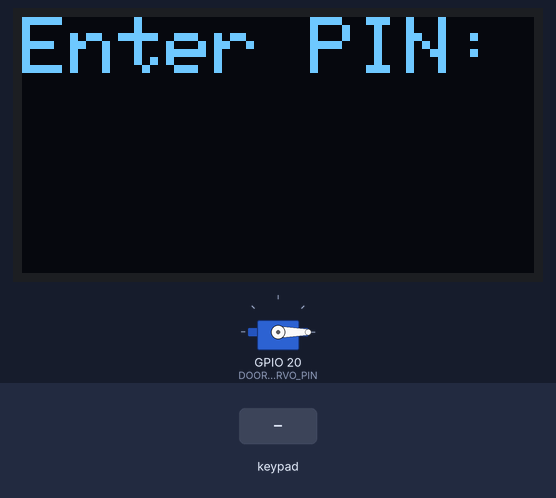
Bench run of a sketch on a simulated ESP32. Shown: servo, 128×64 one-colour display. Inputs (shaded band) come from the test bench.

Above: at 1.2 s.
1.3 s: keypad keys 7 8 9 0 # pressed 0.4 s apart
At 3.6 s:
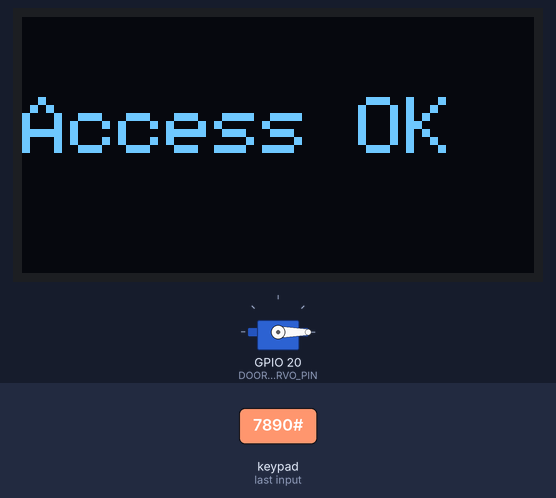
4.8 s: key '*' pressed
7.8 s: key '#' pressed
At 10.7 s:
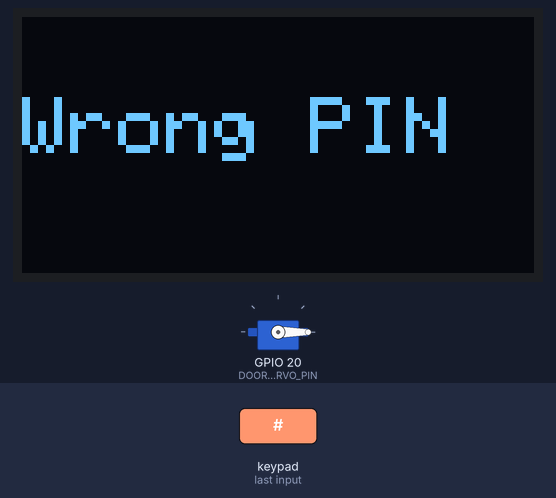
10.8 s: keypad keys 7 8 9 0 A pressed 0.4 s apart
At 13.5 s:
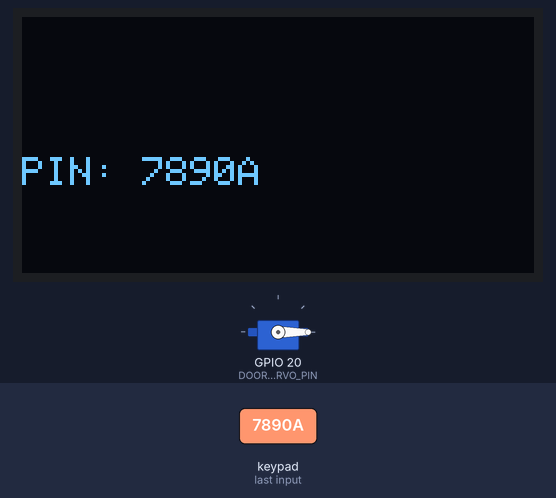
14.3 s: key 'A' pressed
At 14.7 s:
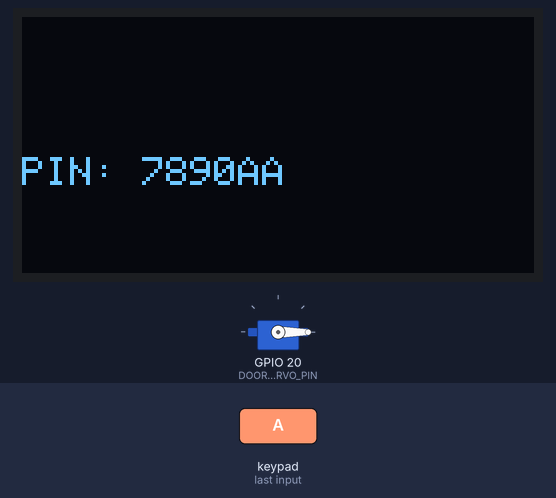
15.8 s: keypad keys 7 8 9 0 D pressed 0.4 s apart
At 18.5 s:
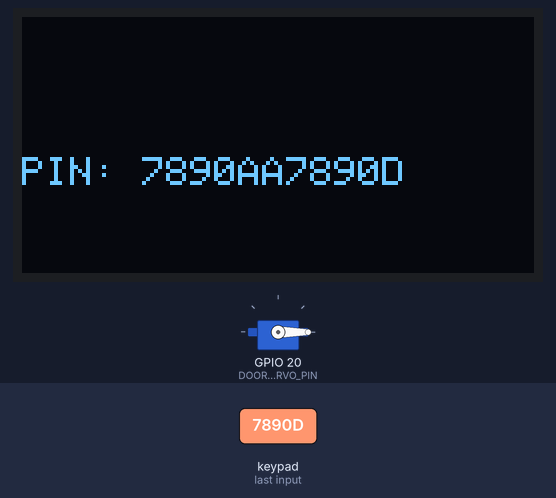
Timing chart, 0 to 20.0 s (numbered marks = the images above; inputs shaded):
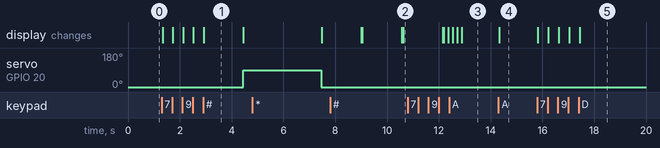

The sketch:

KeypadServoOled.ino
```cpp
#include <Wire.h>
#include <Adafruit_GFX.h>
#include <Adafruit_SSD1306.h>
#include <ESP32Servo.h>
#include <Keypad.h>

// ==== OLED Setup ====
#define SCREEN_WIDTH 128
#define SCREEN_HEIGHT 64
Adafruit_SSD1306 display(SCREEN_WIDTH, SCREEN_HEIGHT, &Wire, -1);

// ==== Keypad Setup ====
#define ROW_NUM     4
#define COLUMN_NUM  4
char keys[ROW_NUM][COLUMN_NUM] = {
  {'1', '4', '7', '*'},
  {'2', '5', '8', '0'},
  {'3', '6', '9', '#'},
  {'A', 'B', 'C', 'D'}
};
byte pin_rows[ROW_NUM] = {1, 10, 9, 11};
byte pin_column[COLUMN_NUM] = {12, 14, 21, 34};
Keypad keypad = Keypad(makeKeymap(keys), pin_rows, pin_column, ROW_NUM, COLUMN_NUM);

// ==== Pins ====
const int DOOR_SERVO_PIN = 20;

// ==== Globals ====
Servo doorServo;
const String password = "7890";
String input_password = "";

// ==== Setup ====
void setup() {
  Serial.begin(115200);
  doorServo.attach(DOOR_SERVO_PIN);
  doorServo.write(0);  // Door closed

  Wire.begin(42, 2); // SDA = 42, SCL = 2
  display.begin(SSD1306_SWITCHCAPVCC, 0x3C);
  display.clearDisplay();
  display.setTextSize(2);
  display.setTextColor(WHITE);
  display.setCursor(0, 0);
  display.println("Enter PIN:");
  display.display();
}

// ==== Loop ====
void loop() {
  char key = keypad.getKey();
  if (key) {
    if (key == '#') {
      if (input_password == password) {
        grantAccess();
      } else {
        showMessage("Wrong PIN", 2);
      }
      input_password = "";
    } else if (key == '*') {
      input_password = "";
      showMessage("Cleared", 2);
    } else {
      input_password += key;
      showInput(input_password);
    }
  }
}

// ==== Functions ====
void grantAccess() {
  showMessage("Access OK", 2);
  doorServo.write(90);
  delay(3000);
  doorServo.write(0);
  showMessage("Locked", 2);
}

void showMessage(String msg, int size) {
  display.clearDisplay();
  display.setTextSize(size);
  display.setCursor(0, 20);
  display.println(msg);
  display.display();
  delay(1500);
  showInput("");
}

void showInput(String input) {
  display.clearDisplay();
  display.setTextSize(1);
  display.setCursor(0, 35);
  display.print("PIN: ");
  display.println(input);
  display.display();
}
```

Measured:
- after the input at 1.3 s, servo on GPIO 20 (DOOR_SERVO_PIN): 0° → 90° after 3.2 s; the display: first changes at once (image 1 shows a later state)
- after the input at 7.8 s, the display: first differs from a run without the input after 2.8 s (image 2)
- after the input at 10.8 s, the display: first differs from a run without the input after 1.4 s (image 3 shows a later state)
- after the input at 14.3 s, the display: changes at once (image 4)
- after the input at 15.8 s, the display: first changes at once (image 5 shows a later state)
- what the display in image 1 shows lasts 1.6 s, from 2.9 s to 4.5 s
